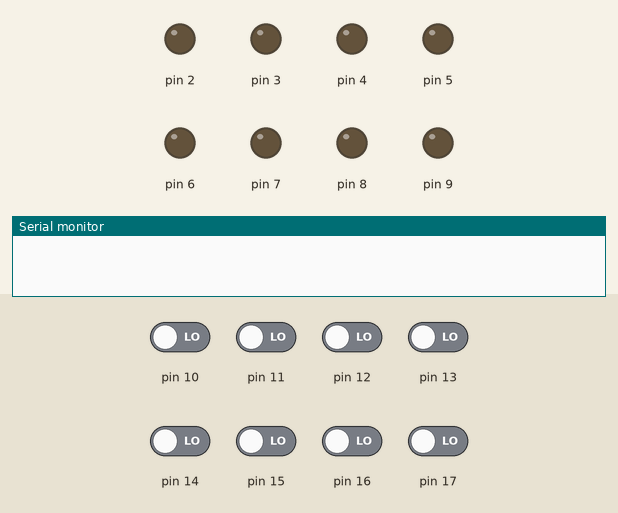
Recording of a sketch running on a simulated Arduino Uno, built with avr-gcc and run on an emulated ATmega328P. Shown: output pins drawn as LEDs (lit = HIGH), the last lines printed to the serial monitor. The inputs (shaded band) are chosen by the test bench; at power-on: pin 10–17 LOW.

Above: at 1.2 s.
1.3 s: pin 10 driven HIGH
At 2.3 s:
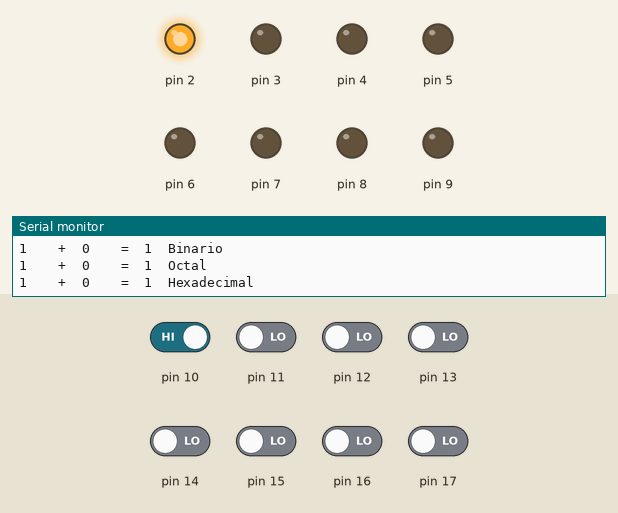
2.8 s: pin 11 driven HIGH
At 3.5 s:
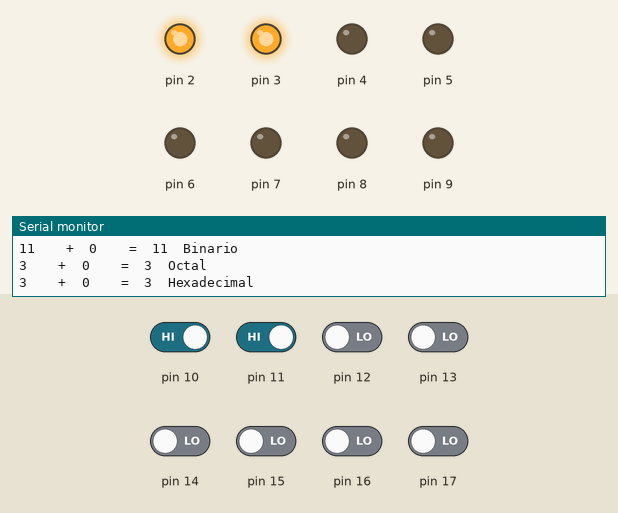
4.3 s: pin 13 driven HIGH
At 4.6 s:
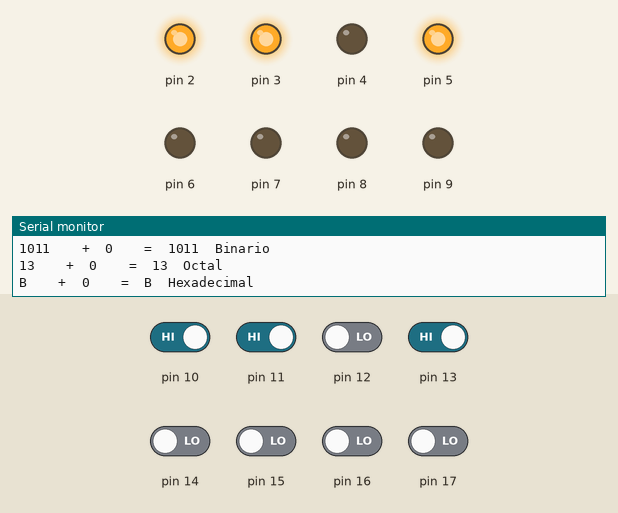
5.8 s: pin 12 driven HIGH
At 6.9 s:
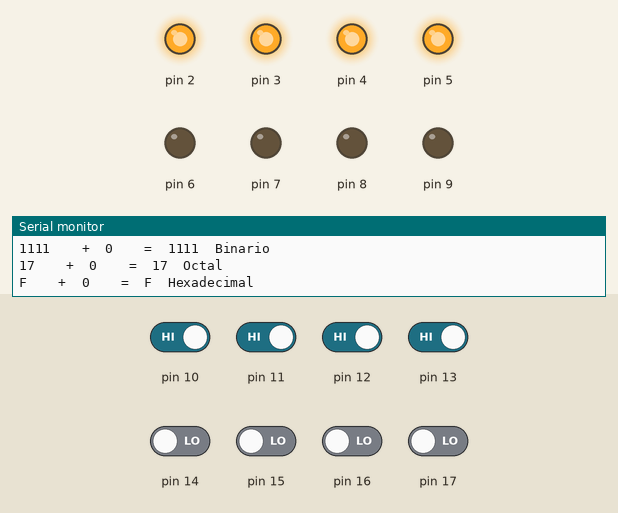
7.3 s: pin 14 driven HIGH
At 8.1 s:
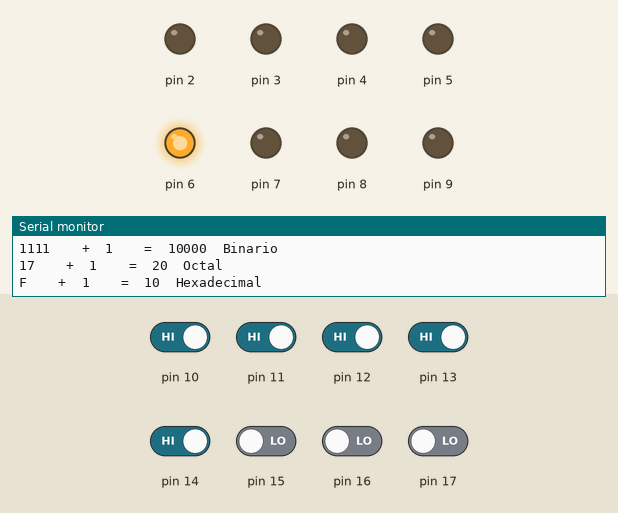
8.8 s: pin 15 driven HIGH
At 9.2 s:
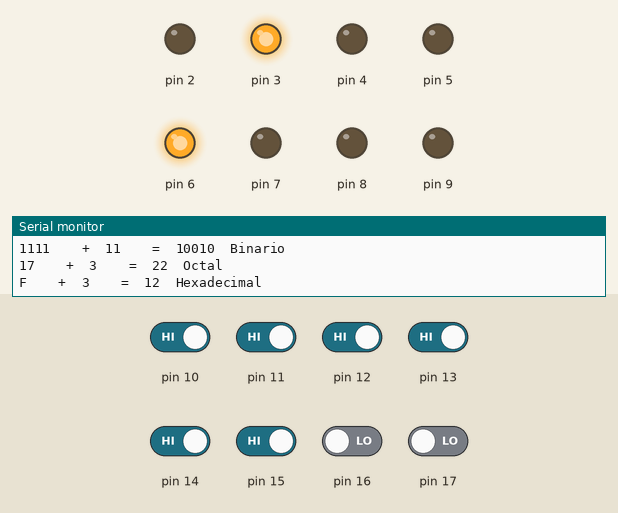
Timing chart, 0 to 11.3 s (numbered marks = the images above; inputs shaded):
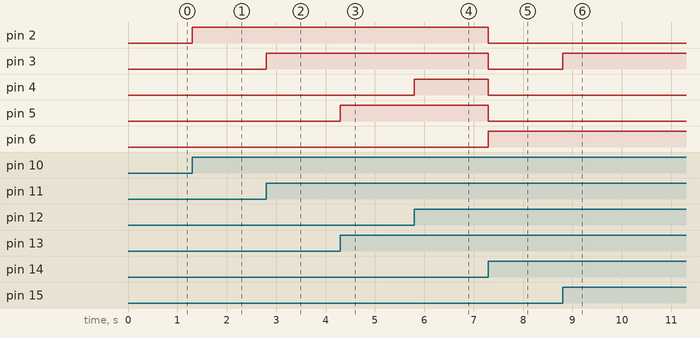

Measured:
- after the input at 1.3 s, pin 2: LOW → HIGH at once
- after the input at 2.8 s, pin 3: LOW → HIGH at once
- after the input at 4.3 s, pin 5: LOW → HIGH at once
- after the input at 5.8 s, pin 4: LOW → HIGH at once
- after the input at 7.3 s, pin 2–5: HIGH → LOW at once; pin 6: LOW → HIGH at once
- after the input at 8.8 s, pin 3: LOW → HIGH at once

The sketch:

SumadorBinario.ino
```cpp
/*******************************************************************************
  *  Áster Electrónica
  *  Sumador Binario de 4bits
  *  Abstract: En este ejemplo, se tendran dos números de 4 bits como entrada
  *  a la salida se tendrá un número de 5 bits representado por leds, el
  *  resultado también se puede visualizar desde el monitor serial del IDE.
  *  Creado por Miguel AngelLo.
  *  LinkedIn: @miguelangello21
  *  Conexiones físicas:
  *        Tarjeta UNO | Entradas
  *               5V -> VCC
  *              GND -> GND
  *               A0 <- C0
  *               A1 <- C1
  *               A2 <- C2
  *               A3 <- C3
  *               10 <- B0
  *               11 <- B1
  *               12 <- B2
  *               13 <- B3
  *        Tarjeta UNO | Salidas
  *               5V -> VCC
  *              GND -> GND
  *                2 -> D0
  *                3 -> D1
  *                4 -> D2
  *                5 -> D3
  *                6 -> D4
  *                7 -> D5
  *                8 -> D6
  *                9 -> D7
********************************************************************************/

  //Declaramos dos variables donde se almacenarán los dos números a sumar
  byte sumando1 = 0;
  byte sumando2 = 0;
  //En esta variable se alojará el resultado de la suma de ambos números
  byte resultado = 0;
  //En esta variable se alojará el resultado de la suma anterior
  byte comparador= 0;
  //En esta variable se alojará el resultado "modificado" para la salida de los leds
  byte salida= 0;

//void setup es un ciclo que sólo se ejecuta una vez, sirve para ejecutar las configuraciones del microcontrolador al encenderlo
void setup() {
  //Declaramos todo el puerto B y C como entrada
  //Declaramos como entrada PB2,PB3,PB4 y PB5. En este caso PB0 y PB1 serán salidas.
  DDRB = B00000011;
  //Declaramos todo el puerto C como entrada.
  DDRC = B00000000;
  //Declaramos PD2,PD3,PD4,PD5,PD6 y PD7 como entradas SIN modificar el estado de PD0 y PD1.
  DDRD |= B11111100;

  //Iniciamos la comunicación serial
  Serial.begin(9600);


}

//void loop es un ciclo que se va a ejecutar de manera infinita, es un bucle infinito
void loop() {
  //Le asigno a la variable 'sumando1' el valor del puertoB recorrido 2 lugares hacia la derecha e "ignoro" los 4 bits más significativos.
  sumando1 = (PINB>>2) & B00001111;
  //Le asigno a la variable 'sumando2' el valor del puerto C e 'ignoro' los 4 bits más significativos.
  sumando2 = PINC & B00001111;
  //Le asigno a la variable 'resultado' el valor de la suma de ambos números
  resultado = sumando1+sumando2;
  //Le asigno a la variable salida el valor del resultado, pero recorrido dos lugares hacia la izquierda.
  salida = resultado << 2;
  //Si el valor del resultado cambia, quiere decir que hubo un cambio en las entradas
  //entonces la salida cambiará, de no ser así, el resultado se estará imprimiendo para siempre.
  if(resultado != comparador){
    //Asigno al puertoD la salida de la suma
    PORTD = salida;
    //Esta función imprime la operación en la terminal serial
    imprimeResultado();
    //Almaceno en la variable 'comparador' el último resultado para futuras comparaciones.
    comparador=resultado;
  }

}
//Yo hice esta función(:
void imprimeResultado(){
  Serial.print("Sumando 1");
  Serial.print("\t+\t");
  Serial.print("Sumando 2");
  Serial.print("\t=\t");
  Serial.println("Resultado");

  Serial.print(sumando1);
  Serial.print("\t\t+\t");
  Serial.print(sumando2);
  Serial.print("\t\t=\t");
  Serial.print(resultado);
  Serial.println("\tDecimal");

  Serial.print(sumando1,BIN);
  Serial.print("\t\t+\t");
  Serial.print(sumando2,BIN);
  Serial.print("\t\t=\t");
  Serial.print(resultado,BIN);
  Serial.println("\tBinario");

  Serial.print(sumando1,OCT);
  Serial.print("\t\t+\t");
  Serial.print(sumando2,OCT);
  Serial.print("\t\t=\t");
  Serial.print(resultado,OCT);
  Serial.println("\tOctal");

  Serial.print(sumando1,HEX);
  Serial.print("\t\t+\t");
  Serial.print(sumando2,HEX);
  Serial.print("\t\t=\t");
  Serial.print(resultado,HEX);
  Serial.println("\tHexadecimal");
  }
```
